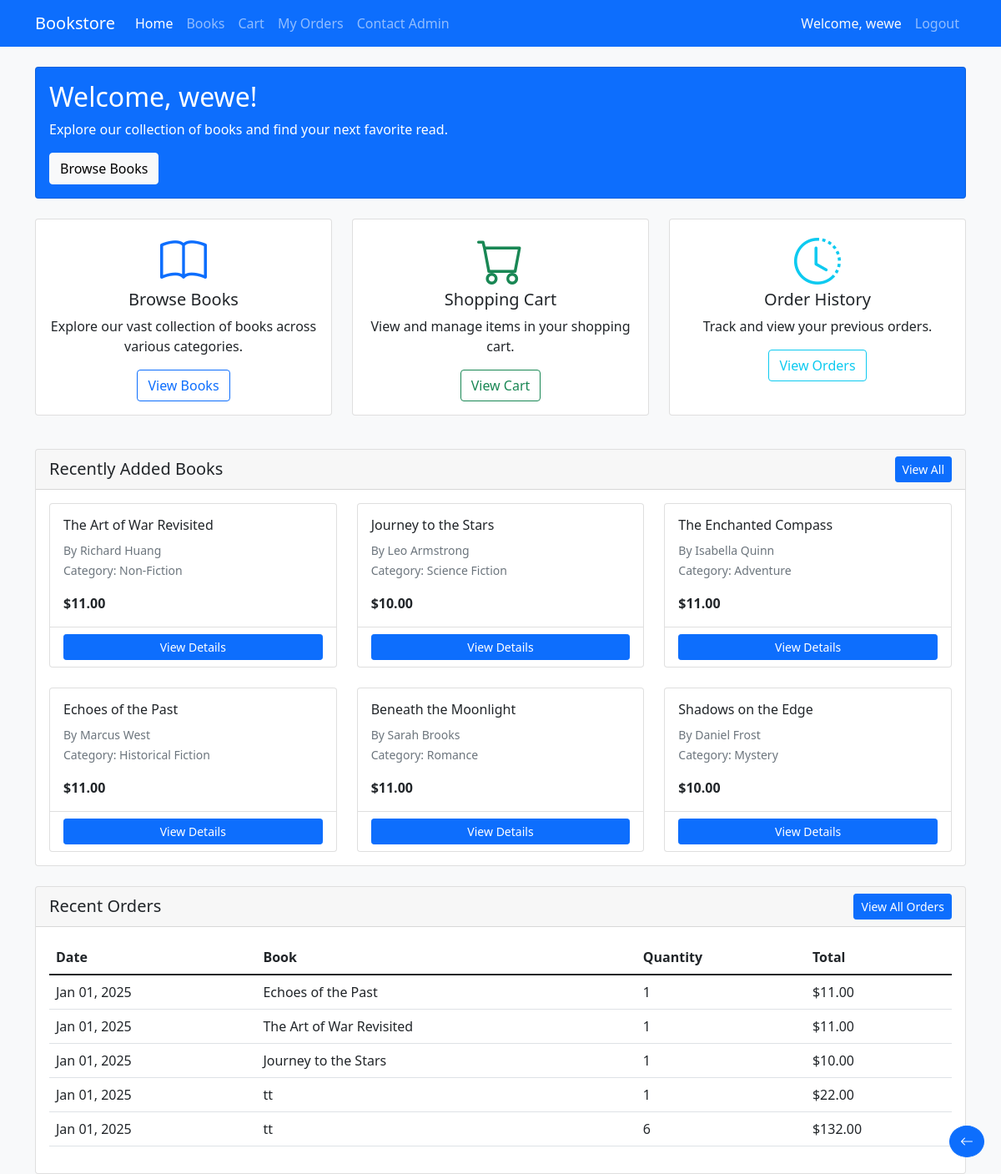
/user/dashboard.php (signed in), run on an earlier commit of the app's database.
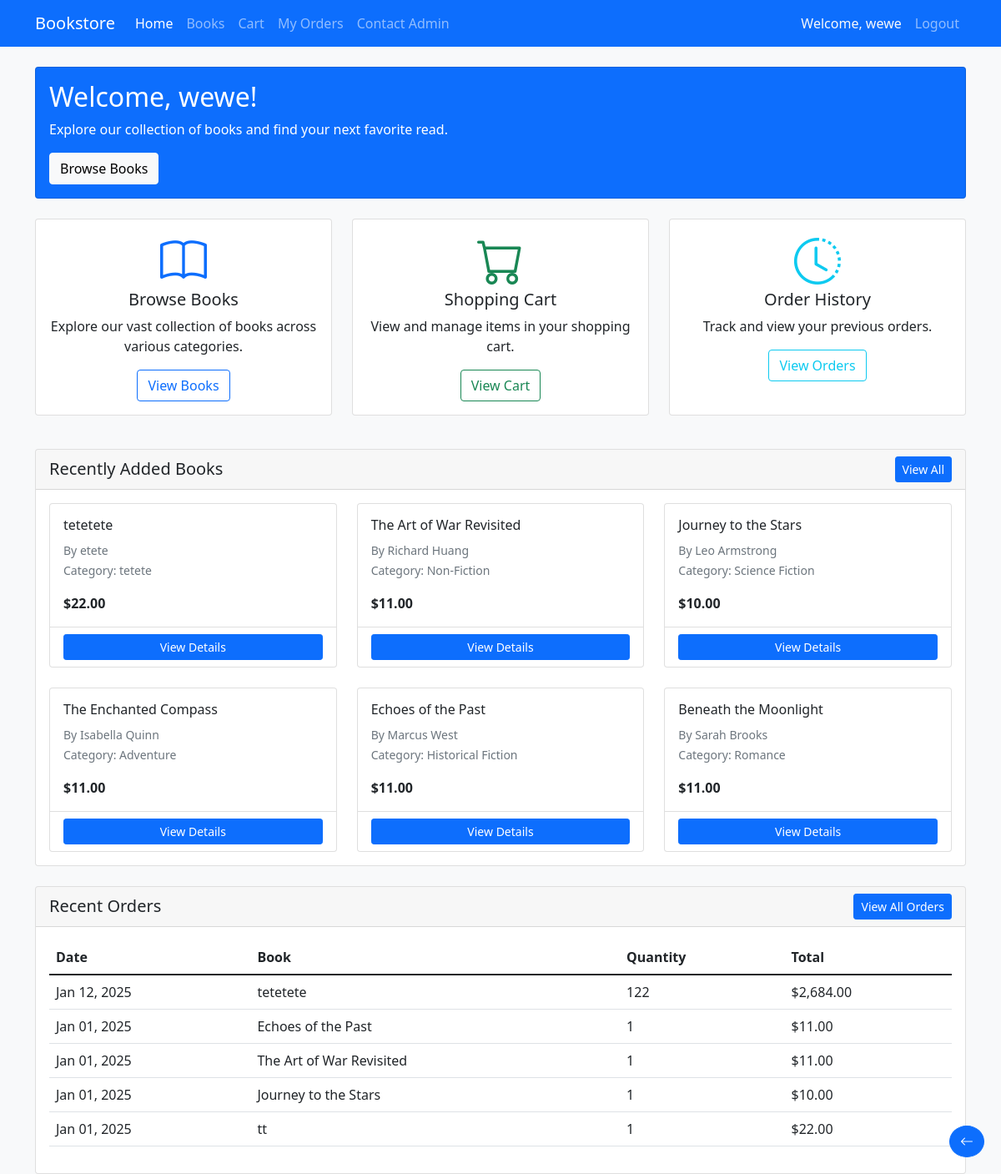
And on a later commit of the database.
### tables this page shows
CREATE TABLE `books` (
  `book_id` int(11) NOT NULL,
  `category_id` int(11) DEFAULT NULL,
  `title` varchar(255) NOT NULL,
  `author` varchar(255) NOT NULL,
  `description` text DEFAULT NULL,
  `price` decimal(10,2) NOT NULL,
  `stock_quantity` int(11) DEFAULT 0,
  `date_added` timestamp NOT NULL DEFAULT current_timestamp()
);

CREATE TABLE `categories` (
  `category_id` int(11) NOT NULL,
  `category_name` varchar(255) NOT NULL,
  `date_created` timestamp NOT NULL DEFAULT current_timestamp()
);

CREATE TABLE `sales` (
  `sale_id` int(11) NOT NULL,
  `user_id` int(11) NOT NULL,
  `book_id` int(11) NOT NULL,
  `quantity` int(11) NOT NULL,
  `total_price` decimal(10,2) NOT NULL DEFAULT 0.00,
  `sale_date` datetime NOT NULL DEFAULT current_timestamp()
);

### user/dashboard.php (the view, shortened to what the changed rows need)
<?php
require_once '../auth/config.php';
$recent_books = $conn->query("
    SELECT b.*, c.category_name
    FROM Books b
    JOIN Categories c ON b.category_id = c.category_id
    WHERE b.stock_quantity > 0
    ORDER BY b.date_added DESC
    LIMIT 6
");
$stmt = $conn->prepare("
    SELECT s.*, b.title, b.author, b.price
    FROM Sales s
    JOIN Books b ON s.book_id = b.book_id
    WHERE s.user_id = ?
    ORDER BY s.sale_date DESC
    LIMIT 5
");
$stmt->bind_param("i", $_SESSION['user_id']);
$stmt->execute();
$recent_orders = $stmt->get_result();
?>
<!DOCTYPE html>
<html lang="en">
<head>
    <link href="https://cdn.jsdelivr.net/npm/bootstrap@5.1.3/dist/css/bootstrap.min.css" rel="stylesheet">
    <link href="https://cdn.jsdelivr.net/npm/bootstrap-icons@1.7.2/font/bootstrap-icons.css" rel="stylesheet">
</head>
<body class="bg-light">
    <div class="container mt-4">
        <div class="row mb-4">
            <div class="col">
                <div class="card bg-primary text-white">
                    <div class="card-body">
                        <h2 class="card-title">Welcome, <?php echo htmlspecialchars($_SESSION['username']); ?>!</h2>
                    </div>
                </div>
            </div>
        </div>
        <div class="card mb-4">
            <div class="card-body">
                <div class="row row-cols-1 row-cols-md-3 g-4">
                    <?php while ($book = $recent_books->fetch_assoc()): ?>
                    <div class="col">
                        <div class="card h-100">
                            <div class="card-body">
                                <h6 class="card-title"><?php echo htmlspecialchars($book['title']); ?></h6>
                                <p class="card-text">
                                    <small class="text-muted">By <?php echo htmlspecialchars($book['author']); ?></small><br>
                                    <small class="text-muted">Category: <?php echo htmlspecialchars($book['category_name']); ?></small>
                                </p>
                                <p class="card-text"><strong>$<?php echo number_format($book['price'], 2); ?></strong></p>
                            </div>
                            <div class="card-footer bg-transparent">
                                <a href="books.php" class="btn btn-sm btn-primary w-100">View Details</a>
                            </div>
                        </div>
                    </div>
                    <?php endwhile; ?>
                </div>
            </div>
        </div>
        <div class="card">
            <div class="card-body">
                <?php if ($recent_orders->num_rows == 0): ?>
                    <p class="text-muted">No orders yet. Start shopping!</p>
                <?php else: ?>
                    <div class="table-responsive">
                        <table class="table table-hover">
                            <thead>
                                <tr>
                                    <th>Date</th>
                                    <th>Book</th>
                                    <th>Quantity</th>
                                    <th>Total</th>
                                </tr>
                            </thead>
                            <tbody>
                                <?php while ($order = $recent_orders->fetch_assoc()): ?>
                                <tr>
                                    <td><?php echo date('M d, Y', strtotime($order['sale_date'])); ?></td>
                                    <td><?php echo htmlspecialchars($order['title']); ?></td>
                                    <td><?php echo $order['quantity']; ?></td>
                                    <td>$<?php echo number_format($order['price'] * $order['quantity'], 2); ?></td>
                                </tr>
                                <?php endwhile; ?>
                            </tbody>
                        </table>
                    </div>
                <?php endif; ?>
            </div>
        </div>
    </div>
</body>
</html>

What changed in the data, as far as the page shows it:
no longer on this page (row unchanged): books: title "Shadows on the Edge", author "Daniel Frost", category.category_name "Mystery", price "10.00"
no longer on this page (row unchanged): sales: sale_date "Jan 01, 2025", book.title "tt", quantity "6", $order['price'] * $order['quantity'] "132.00"
added books: title "tetetete", author "etete", category.category_name "tetete", price "22.00"
added sales: sale_date "Jan 12, 2025", book.title "tetetete", quantity "122", $order['price'] * $order['quantity'] "2,684.00"
